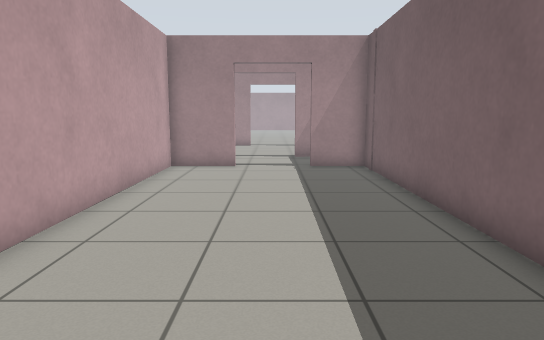
View 1 (above)

18 first-person views from a walk through a world built for the Gazebo simulator. The camera is 1 m above the floor, tilts 8° down and sees 70° across. The floor is counted in squares, 0.5 m on a side. Each view is taken from the middle of a square. On the plan, view 1 faces up. The plan holds only what a view shows up to about 20 squares ahead; the rest is blank. The place goes on beyond the plan.

View 2
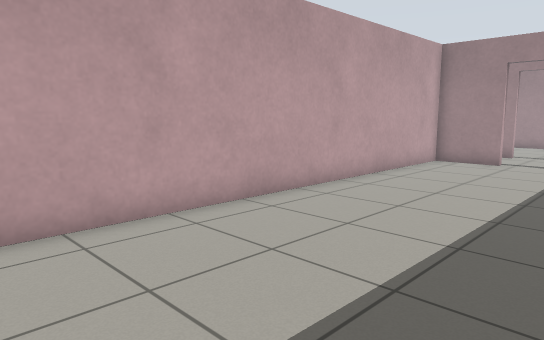

View 3
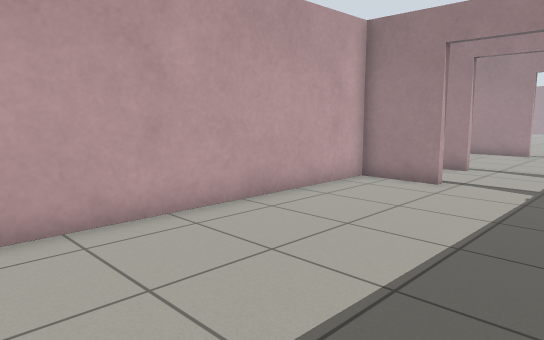

View 4
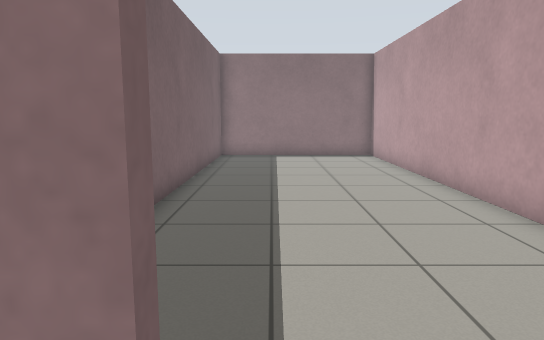

View 5
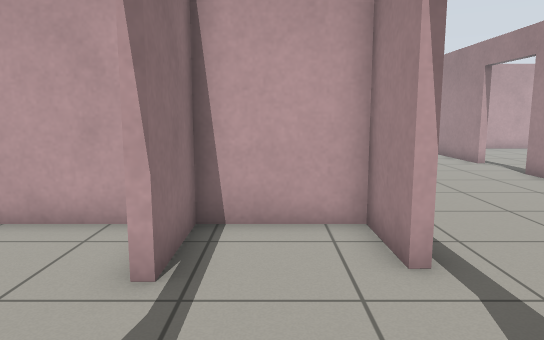

View 6
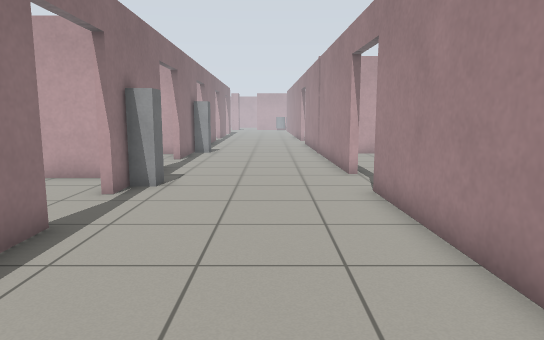

View 7
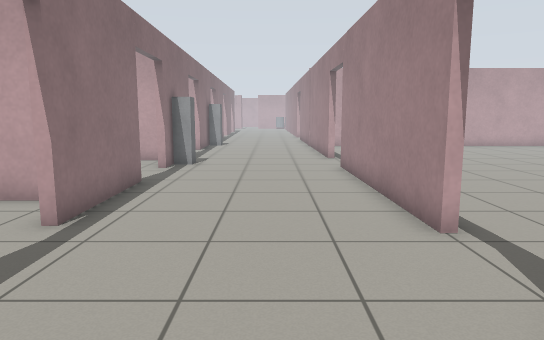

View 8
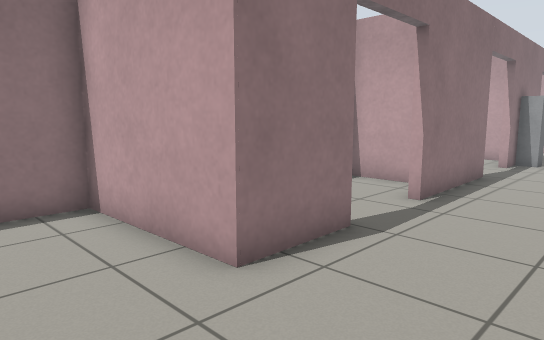

View 9
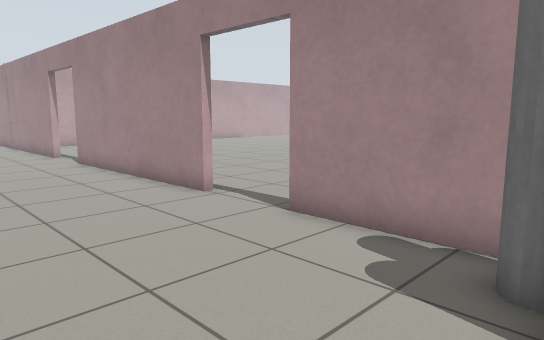

View 10
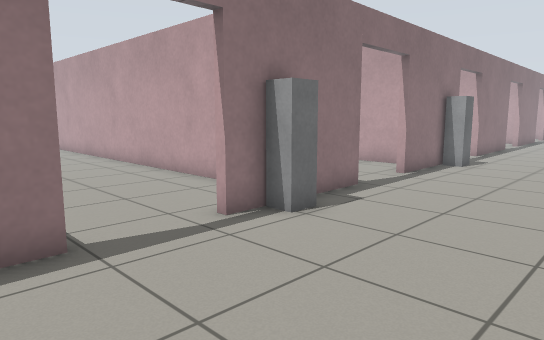

View 11
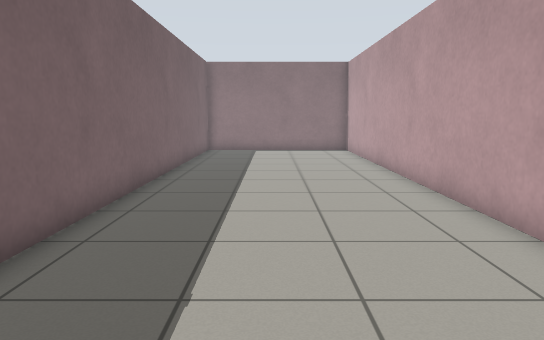

View 12
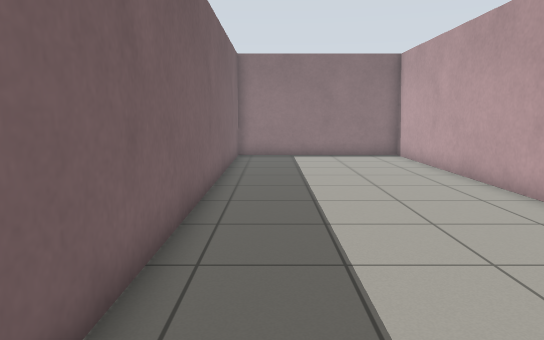

View 13
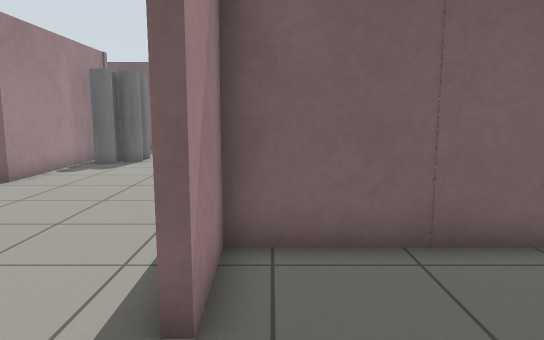

View 14
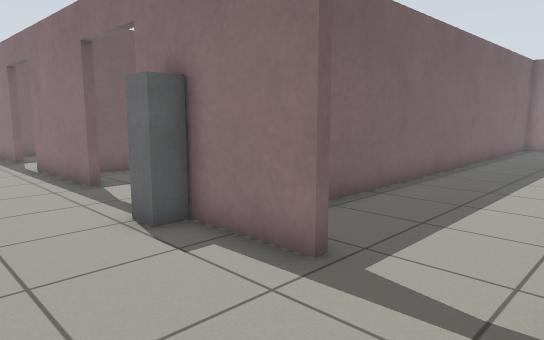

View 15
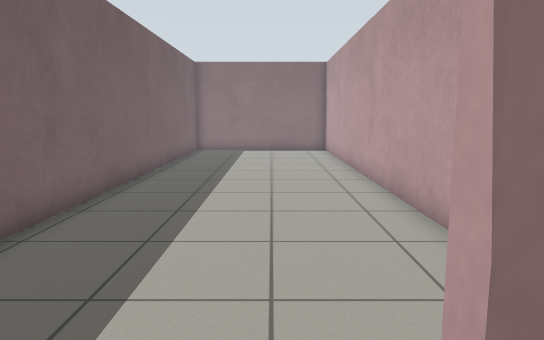

View 16
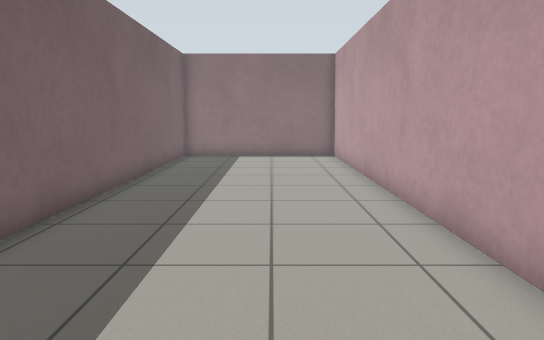

View 17
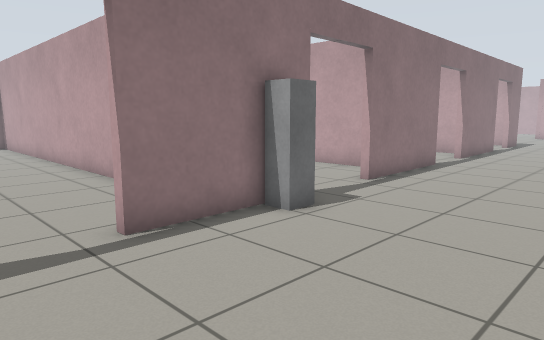

View 18
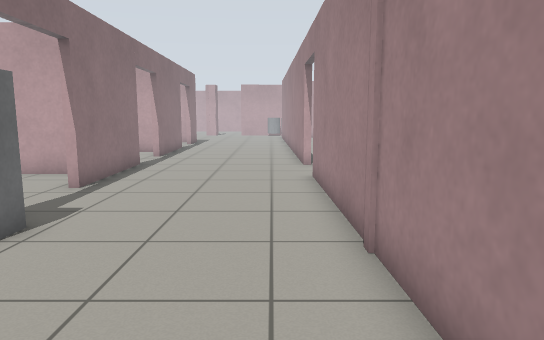

### Floor plan
Ten units are one square. View 1 is at (0, 0); x grows to the right and y downward. Boxes are objects, and circles mark ways between rooms. Rooms are numbered by the first view taken in them; rooms with no view inside come last. Other rooms are left out.
<svg viewBox="-378 -266 458 297">
<path fill="none" stroke="#000" d="M-14 -153 -40 -153 -40 26 36 26 37 -153 15 -153M-19 -188 -40 -188 -40 -156 -14 -156M19 -189 10 -189M15 -156 21 -156M37 -177 37 -184M-148 -189 -98 -189M-132 -256 -278 -254M-205 -187 -177 -188M-68 -190 -19 -191M-13 -259 -102 -257M-307 -253 -355 -252M10 -192 39 -192 40 -144 56 -144M-310 -186 -256 -187M-373 -184 -339 -185M75 -261 15 -259M-123 -180 -123 26 -43 26 -43 -187 -68 -187M-201 -135 -201 26 -126 26 -126 -157M-201 -180 -201 -154"/>
<rect x="-225" y="-205" width="20" height="20" fill="#bbb"><title>grey post</title></rect>
<rect x="-115" y="-205" width="10" height="20" fill="#bbb"><title>grey post</title></rect>
<rect x="55" y="-255" width="10" height="10" fill="#bbb"><title>grey pole</title></rect>
<rect x="65" y="-245" width="10" height="10" fill="#bbb"><title>grey pole</title></rect>
<rect x="65" y="-255" width="10" height="10" fill="#bbb"><title>grey pole</title></rect>
<circle cx="0" cy="-155" r="3" fill="#2a7"/>
<circle cx="-5" cy="-190" r="3" fill="#2a7"/>
<circle cx="-80" cy="-190" r="3" fill="#2a7"/>
<circle cx="-160" cy="-190" r="3" fill="#2a7"/>
<text x="0" y="-60">1</text>
<text x="0" y="-180">2</text>
<text x="-150" y="-220">3</text>
<text x="-80" y="-80">4</text>
<text x="-160" y="-80">5</text>
</svg>
Room 1 opens to room 2. Room 2 opens to room 3. Room 3 opens to room 4. Room 3 opens to room 5.

Where each view was taken, in squares from view 1:
view 1: 0 up, 0 right, facing up
view 2: 2 down, 3 right, facing up-left
view 3: 4 up, 3 right, facing up-left
view 4: 17 up, 1 right, facing down
view 5: 17 up, 3 right, facing left
view 6: 23 up, 0 right, facing left
view 7: 23 up, 5 right, facing left
view 8: 23 up, 7 right, facing down-left
view 9: 20 up, 7 right, facing up-left
view 10: 25 up, 5 left, facing down-left
view 11: 20 up, 8 left, facing down
view 12: 17 up, 6 left, facing down
view 13: 18 up, 10 left, facing right
view 14: 23 up, 18 left, facing down-right
view 15: 20 up, 17 left, facing down
view 16: 17 up, 17 left, facing down
view 17: 25 up, 15 left, facing down-left
view 18: 24 up, 15 left, facing left
